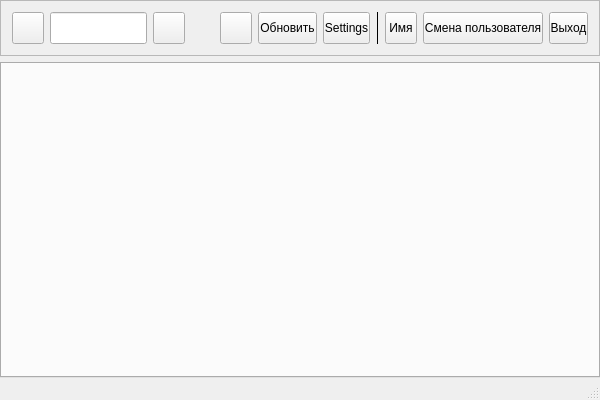
<?xml version="1.0" encoding="UTF-8"?>
<ui version="4.0">
 <class>MainWindow</class>
 <widget class="QMainWindow" name="MainWindow">
  <property name="geometry">
   <rect>
    <x>0</x>
    <y>0</y>
    <width>600</width>
    <height>400</height>
   </rect>
  </property>
  <property name="windowTitle">
   <string>MainWindow</string>
  </property>
  <property name="windowIcon">
   <iconset theme="web-vk">
    <normaloff>.</normaloff>.</iconset>
  </property>
  <widget class="QWidget" name="centralWidget">
   <layout class="QVBoxLayout" name="verticalLayout">
    <property name="leftMargin">
     <number>0</number>
    </property>
    <property name="topMargin">
     <number>0</number>
    </property>
    <property name="rightMargin">
     <number>0</number>
    </property>
    <property name="bottomMargin">
     <number>0</number>
    </property>
    <item>
     <widget class="QFrame" name="headerBar">
      <property name="sizePolicy">
       <sizepolicy hsizetype="Preferred" vsizetype="Fixed">
        <horstretch>0</horstretch>
        <verstretch>0</verstretch>
       </sizepolicy>
      </property>
      <property name="autoFillBackground">
       <bool>true</bool>
      </property>
      <property name="frameShape">
       <enum>QFrame::StyledPanel</enum>
      </property>
      <layout class="QHBoxLayout" name="horizontalLayout">
       <item>
        <widget class="QToolButton" name="buttonOpenUserPage">
         <property name="minimumSize">
          <size>
           <width>32</width>
           <height>32</height>
          </size>
         </property>
         <property name="statusTip">
          <string>Открыть страницу</string>
         </property>
         <property name="icon">
          <iconset theme="cs-user">
           <normaloff>.</normaloff>.</iconset>
         </property>
         <property name="iconSize">
          <size>
           <width>16</width>
           <height>16</height>
          </size>
         </property>
         <property name="checkable">
          <bool>true</bool>
         </property>
        </widget>
       </item>
       <item>
        <widget class="QLineEdit" name="editUserName">
         <property name="minimumSize">
          <size>
           <width>32</width>
           <height>32</height>
          </size>
         </property>
        </widget>
       </item>
       <item>
        <widget class="QToolButton" name="buttonOpenUserPageGo">
         <property name="minimumSize">
          <size>
           <width>32</width>
           <height>32</height>
          </size>
         </property>
         <property name="icon">
          <iconset theme="go-next">
           <normaloff>.</normaloff>.</iconset>
         </property>
         <property name="iconSize">
          <size>
           <width>16</width>
           <height>16</height>
          </size>
         </property>
        </widget>
       </item>
       <item>
        <spacer name="horizontalSpacer">
         <property name="orientation">
          <enum>Qt::Horizontal</enum>
         </property>
         <property name="sizeHint" stdset="0">
          <size>
           <width>40</width>
           <height>20</height>
          </size>
         </property>
        </spacer>
       </item>
       <item>
        <widget class="QToolButton" name="buttonOpenLink">
         <property name="minimumSize">
          <size>
           <width>32</width>
           <height>32</height>
          </size>
         </property>
         <property name="statusTip">
          <string>Открыть в браузере</string>
         </property>
         <property name="icon">
          <iconset theme="applications-internet">
           <normaloff>.</normaloff>.</iconset>
         </property>
         <property name="iconSize">
          <size>
           <width>16</width>
           <height>16</height>
          </size>
         </property>
        </widget>
       </item>
       <item>
        <widget class="QToolButton" name="buttonUpdate">
         <property name="minimumSize">
          <size>
           <width>32</width>
           <height>32</height>
          </size>
         </property>
         <property name="statusTip">
          <string>Обновить</string>
         </property>
         <property name="text">
          <string>Обновить</string>
         </property>
         <property name="icon">
          <iconset theme="view-refresh">
           <normaloff>.</normaloff>.</iconset>
         </property>
         <property name="iconSize">
          <size>
           <width>16</width>
           <height>16</height>
          </size>
         </property>
        </widget>
       </item>
       <item>
        <widget class="QToolButton" name="buttonSettings">
         <property name="minimumSize">
          <size>
           <width>32</width>
           <height>32</height>
          </size>
         </property>
         <property name="statusTip">
          <string>Настройки</string>
         </property>
         <property name="text">
          <string>Settings</string>
         </property>
         <property name="icon">
          <iconset theme="configure"/>
         </property>
         <property name="iconSize">
          <size>
           <width>16</width>
           <height>16</height>
          </size>
         </property>
        </widget>
       </item>
       <item>
        <widget class="Line" name="line">
         <property name="frameShadow">
          <enum>QFrame::Plain</enum>
         </property>
         <property name="orientation">
          <enum>Qt::Vertical</enum>
         </property>
        </widget>
       </item>
       <item>
        <widget class="QToolButton" name="buttonUser">
         <property name="minimumSize">
          <size>
           <width>32</width>
           <height>32</height>
          </size>
         </property>
         <property name="text">
          <string>Имя</string>
         </property>
         <property name="icon">
          <iconset resource="res/resource.qrc">
           <normaloff>:/icons/icon.svg</normaloff>:/icons/icon.svg</iconset>
         </property>
         <property name="iconSize">
          <size>
           <width>16</width>
           <height>16</height>
          </size>
         </property>
         <property name="toolButtonStyle">
          <enum>Qt::ToolButtonTextBesideIcon</enum>
         </property>
        </widget>
       </item>
       <item>
        <widget class="QToolButton" name="buttonSwitchUser">
         <property name="minimumSize">
          <size>
           <width>32</width>
           <height>32</height>
          </size>
         </property>
         <property name="statusTip">
          <string>Сменить позьзователя</string>
         </property>
         <property name="text">
          <string>Смена пользователя</string>
         </property>
         <property name="icon">
          <iconset theme="system-reboot">
           <normaloff>.</normaloff>.</iconset>
         </property>
         <property name="iconSize">
          <size>
           <width>16</width>
           <height>16</height>
          </size>
         </property>
        </widget>
       </item>
       <item>
        <widget class="QToolButton" name="buttonLogout">
         <property name="minimumSize">
          <size>
           <width>32</width>
           <height>32</height>
          </size>
         </property>
         <property name="statusTip">
          <string>Завершить сеанс</string>
         </property>
         <property name="text">
          <string>Выход</string>
         </property>
         <property name="icon">
          <iconset theme="system-log-out">
           <normaloff>.</normaloff>.</iconset>
         </property>
         <property name="iconSize">
          <size>
           <width>16</width>
           <height>16</height>
          </size>
         </property>
        </widget>
       </item>
      </layout>
     </widget>
    </item>
    <item>
     <widget class="QTabWidget" name="tabWidget">
      <property name="iconSize">
       <size>
        <width>24</width>
        <height>24</height>
       </size>
      </property>
      <property name="tabsClosable">
       <bool>true</bool>
      </property>
     </widget>
    </item>
   </layout>
  </widget>
  <widget class="QMenuBar" name="menuBar">
   <property name="geometry">
    <rect>
     <x>0</x>
     <y>0</y>
     <width>600</width>
     <height>22</height>
    </rect>
   </property>
  </widget>
  <widget class="QStatusBar" name="statusBar"/>
 </widget>
 <layoutdefault spacing="6" margin="11"/>
 <resources>
  <include location="res/resource.qrc"/>
 </resources>
 <connections>
  <connection>
   <sender>buttonLogout</sender>
   <signal>clicked()</signal>
   <receiver>MainWindow</receiver>
   <slot>logout()</slot>
   <hints>
    <hint type="sourcelabel">
     <x>376</x>
     <y>43</y>
    </hint>
    <hint type="destinationlabel">
     <x>199</x>
     <y>149</y>
    </hint>
   </hints>
  </connection>
  <connection>
   <sender>buttonSwitchUser</sender>
   <signal>clicked()</signal>
   <receiver>MainWindow</receiver>
   <slot>switchSession()</slot>
   <hints>
    <hint type="sourcelabel">
     <x>343</x>
     <y>43</y>
    </hint>
    <hint type="destinationlabel">
     <x>199</x>
     <y>149</y>
    </hint>
   </hints>
  </connection>
  <connection>
   <sender>editUserName</sender>
   <signal>returnPressed()</signal>
   <receiver>buttonOpenUserPageGo</receiver>
   <slot>animateClick()</slot>
   <hints>
    <hint type="sourcelabel">
     <x>101</x>
     <y>45</y>
    </hint>
    <hint type="destinationlabel">
     <x>179</x>
     <y>45</y>
    </hint>
   </hints>
  </connection>
 </connections>
 <slots>
  <slot>switchSession()</slot>
  <slot>logout()</slot>
 </slots>
</ui>
